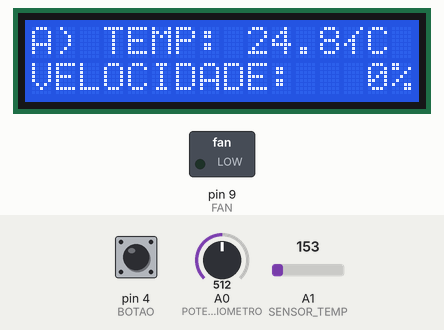
A sketch run on a simulated Arduino Uno, built with avr-gcc and run on an emulated ATmega328P. Parts: 16×2 character LCD, switched loads named in the sketch (green lamp = pin HIGH). The test bench sets the inputs (shaded band); at power-on: pin 4 (BOTAO) HIGH, A1 (SENSOR_TEMP) = 153, A0 (POTENCIOMETRO) = 512.

Above: at 1.2 s.
1.3 s: pin 4 (BOTAO) pulled LOW for 0.15 s
At 2.6 s:
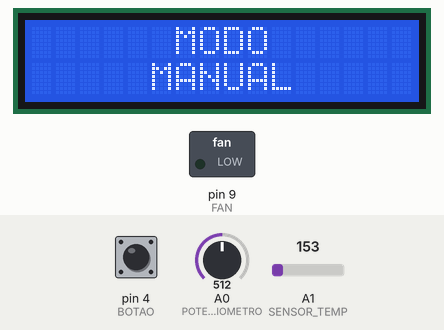
4.4 s: pin 4 (BOTAO) pulled LOW for 1 s
At 5.0 s:
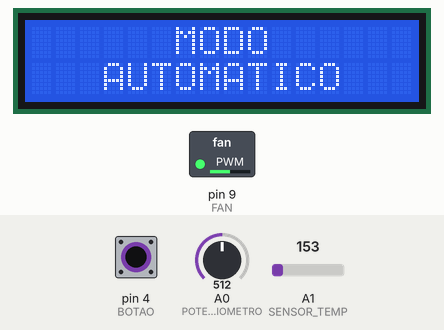
7.9 s: A1 (SENSOR_TEMP) set to 154
At 9.4 s:
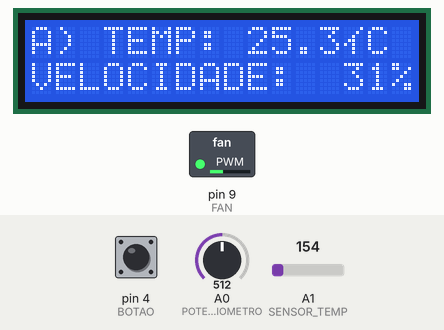
9.7 s: A1 (SENSOR_TEMP) set to 165
At 11.1 s:
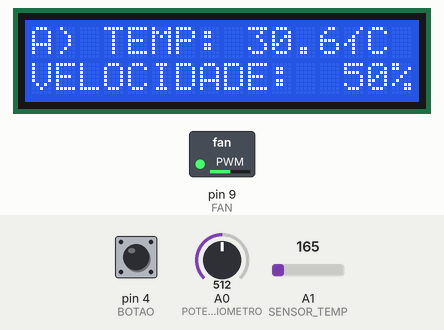
11.4 s: A1 (SENSOR_TEMP) set to 191
At 12.2 s:
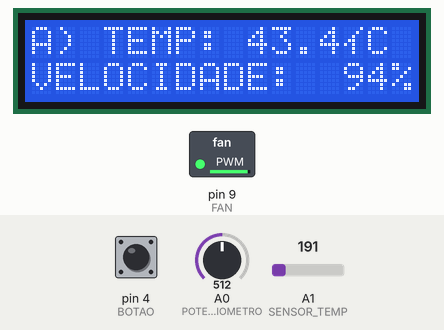
13.2 s: pin 4 (BOTAO) pulled LOW for 0.15 s
At 15.8 s:
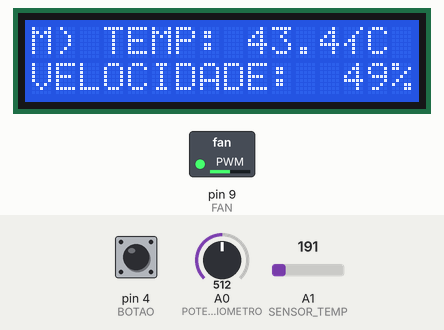
Timing chart, 0 to 17.3 s (numbered marks = the images above; inputs shaded):
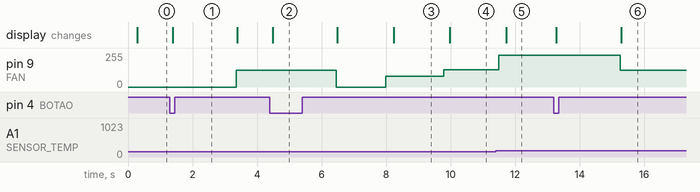

Measured:
- the behaviour switches between 153 and 154 on A1 (SENSOR_TEMP) (found by bisection; images 2 and 3)
- after the input at 1.3 s, pin 9 (FAN): 0/255 → 127/255 after 2.1 s; the display: changes after 0.08 s (image 1)
- after the input at 4.4 s, pin 9 (FAN): 127/255 → 0/255 after 2.1 s; the display: changes after 0.09 s (image 2)
- after the input at 7.9 s, pin 9 (FAN): 0/255 → 81/255 after 0.09 s; the display: changes after 0.33 s (image 3)
- after the input at 9.7 s, pin 9 (FAN): 81/255 → 129/255 after 0.09 s; the display: changes after 0.28 s (image 4)
- after the input at 11.4 s, pin 9 (FAN): 129/255 → 240/255 after 0.09 s; the display: changes after 0.33 s (image 5)
- after the input at 13.2 s, pin 9 (FAN): 240/255 → 127/255 after 2.1 s; the display: first changes after 0.08 s (image 6 shows a later state)

The sketch:

ExaustorInteligente.ino
```cpp
// ventoinha pwm auto lcd e tals com SENSOR ANALOGICO
#include <Wire.h>
#include <LiquidCrystal_I2C.h>

// ---------------------------------------------------------
// 1. SETUP PEÇAS
// ---------------------------------------------------------
LiquidCrystal_I2C lcd(0x27, 16, 2);

const uint8_t POTENCIOMETRO = A0;
const uint8_t FAN = 9;
const uint8_t SENSOR_TEMP = A1; // temperatura
const uint8_t BOTAO = 4;

// ---------------------------------------------------------
// 2. VARIÁVEIS DE ESTADO
// ---------------------------------------------------------
uint8_t modo = 0; // 0 = Automático, 1 = Manual
bool mostrandoTransicao = false;
float temperaturaAtual = 0.0;
uint8_t pwmAtual = 0;

// ---------------------------------------------------------
// 3. TIMERS MILLI
// ---------------------------------------------------------
unsigned long tempoTransicao = 0;
unsigned long ultimaLeituraSensores = 0;
unsigned long ultimaAtualizacaoLCD = 0;
unsigned long ultimoDebounce = 0;

// variaveis do botao games ultimate
bool estadoBotao = HIGH;
bool ultimoEstadoBotao = HIGH;

void setup() {
  // prescaler pra 1 pra tirar ruido do cooler
  TCCR1B = (TCCR1B & 0b11111000) | 0x01;

	lcd.init();
	lcd.backlight();

  pinMode(FAN, OUTPUT);
  pinMode(BOTAO, INPUT_PULLUP);
}

// debounce
bool botaoPressionado() {
  bool leitura = digitalRead(BOTAO);
  bool acionado = false;

  if (leitura != ultimoEstadoBotao) {
    ultimoDebounce = millis();
  }

  // se estabilizar por 50ms = válido
  if ((millis() - ultimoDebounce) > 50) {
    if (leitura != estadoBotao) {
      estadoBotao = leitura;
      if (estadoBotao == LOW) {
        acionado = true;
      }
    }
  }
  ultimoEstadoBotao = leitura;
  return acionado;
}

void loop() {
  unsigned long tempoAtual = millis();

  // =========================================================
  // CAPITULO 1: INTERFACE (HMI)
  // =========================================================
  if (botaoPressionado()) {
    modo = (modo == 0) ? 1 : 0; // Alterna o estado (Toggle)
    mostrandoTransicao = true;
    tempoTransicao = tempoAtual;

    lcd.clear();
    if (modo == 0) {
      lcd.setCursor(0, 0); lcd.print("      MODO      ");
      lcd.setCursor(0, 1); lcd.print("   AUTOMATICO   ");
    } else {
      lcd.setCursor(0, 0); lcd.print("      MODO      ");
      lcd.setCursor(0, 1); lcd.print("     MANUAL     ");
    }
  }

  // manter mensagem na tela usando milli (não bloqueia o processador)
  if (mostrandoTransicao) {
    if (tempoAtual - tempoTransicao >= 2000) {
      mostrandoTransicao = false;
      lcd.clear();
    } else {
      return;
    }
  }

  // =========================================================
  // capitulo 2: CÁLCULO E DADOS (A cada 100ms)
  // =========================================================
  if (tempoAtual - ultimaLeituraSensores >= 100) {
    ultimaLeituraSensores = tempoAtual;

    // 1. capturando temperatura
    uint16_t somaTemp = 0;
    for(uint8_t i = 0; i < 10; i++) somaTemp += analogRead(SENSOR_TEMP); // Oversampling rápido

    float voltagem = (somaTemp / 10.0) * (5.0 / 1023.0);
    temperaturaAtual = (voltagem - 0.5) * 100.0;

    // 2. >>>>>Calibrando limites do cooler AUTOMATICO<<<<<<
    if (modo == 0) {
      // --- MODO AUTOMÁTICO (Controle Proporcional) ---
      if (temperaturaAtual <= 25.0) {
        pwmAtual = 0;
      } else if (temperaturaAtual >= 45.0) {
        pwmAtual = 255;
      } else {
        // multiplica por 10 pq map não tem vírgula
        pwmAtual = map(temperaturaAtual * 10, 250, 450, 80, 255);
      }

    } else {
      // >>>>>Calibrando limites do cooler MANUAL<<<<
      uint16_t somaPot = 0;
      for(uint8_t i = 0; i < 10; i++) somaPot += analogRead(POTENCIOMETRO);

      pwmAtual = map((somaPot / 10), 0, 1023, 0, 255);

      // zona morta pra eficiencia, pwm baixo não gira helice, mas gasta energia
      if (pwmAtual < 40) pwmAtual = 0;
    }

    // 3. atuação de hardware
    analogWrite(FAN, pwmAtual);
  }

  // =========================================================
  // CAPITULO 3: LCD (A cada 250ms para evitar Flickering)
  // =========================================================
  if (!mostrandoTransicao && (tempoAtual - ultimaAtualizacaoLCD >= 250)) {
    ultimaAtualizacaoLCD = tempoAtual;

    // map do PWM pra porcentagem (facilitar pro usuario ne)
    uint8_t porcentagemRPM = map(pwmAtual, 0, 255, 0, 100);

    // Linha 0: (X) TMP: yyy.y°C
    lcd.setCursor(0, 0);
    lcd.print(modo == 0 ? "A)" : "M)");
    lcd.print(" TEMP: ");
    lcd.print(temperaturaAtual, 1); // forçando 1 casa decimal
    lcd.print("\262C  "); // "\262 é para o símbolo de grau

    // Linha 1: VELOCIDADE: zz%
    lcd.setCursor(0, 1);
    lcd.print("VELOCIDADE: ");

    // limpando caracteres pra evitar bugs visuais
    if(porcentagemRPM < 100) lcd.print(" ");
    if(porcentagemRPM < 10)  lcd.print(" ");

    lcd.print(porcentagemRPM);
    lcd.print("%  ");
  }
}
```
